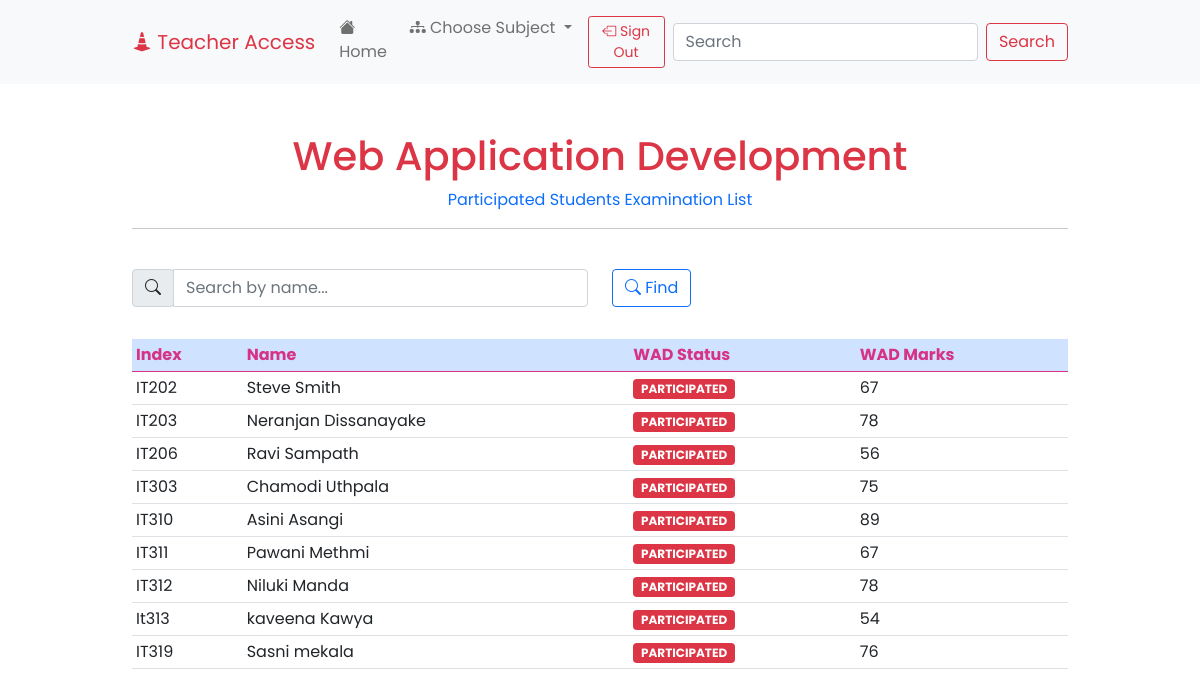
/teacher_list_wad.php (signed in), run on the app's committed database.
### tables this page shows
CREATE TABLE `students` (
  `index` varchar(255) NOT NULL,
  `name` varchar(255) NOT NULL,
  `address` varchar(255) NOT NULL,
  `birthday` varchar(255) NOT NULL,
  `oop` varchar(255) NOT NULL,
  `oopmarks` varchar(255) NOT NULL,
  `wad` varchar(255) NOT NULL,
  `wadmarks` varchar(255) NOT NULL,
  `idcp` varchar(255) NOT NULL,
  `idcpmarks` varchar(255) NOT NULL
);

### teacher_list_wad.php (the view, shortened to what this page needs)
<!doctype html>
<html lang="en">
<head>
    <link href="https://cdn.jsdelivr.net/npm/bootstrap@5.0.2/dist/css/bootstrap.min.css" rel="stylesheet">
    <link rel="stylesheet" href="https://cdn.jsdelivr.net/npm/bootstrap-icons@1.8.1/font/bootstrap-icons.css">
    <link rel="stylesheet" href="styles/main.css">
</head>
<body>
    <nav class="navbar navbar-expand-lg navbar-light bg-light">
        <div class="container-fluid">
            <a class="navbar-brand text-danger" href="teacher_portal_home.php"><i class="bi bi-cone-striped"></i> Teacher Access</a>
            <div class="collapse navbar-collapse" id="navbarSupportedContent">
                <ul class="navbar-nav me-auto mb-2 mb-lg-0">
                    <li class="nav-item">
                        <a class="nav-link" aria-current="page" href="teacher_portal_home.php"><i class="bi bi-house-fill"></i> Home</a>
                    </li>
                    <li class="nav-item dropdown">
                        <a class="nav-link dropdown-toggle" href="#" id="navbarDropdown" role="button" data-bs-toggle="dropdown" aria-expanded="false">
                            <i class="bi bi-diagram-3-fill"></i> Choose Subject
                        </a>
                    </li>
                    <li class="nav-item">
                        <a class="nav-link" aria-current="page" href="database/sign_out_teacher.php"><button type="button" class="btn btn-outline-danger btn-sm"><i class="bi bi-box-arrow-left"></i> Sign Out</button></a>
                    </li>
                </ul>
                <form class="d-flex">
                    <input class="form-control me-2" type="search" placeholder="Search" aria-label="Search" onkeyup="myFunction1()" id="myInput1">
                    <button class="btn btn-outline-danger" type="submit">Search</button>
                </form>
            </div>
        </div>
    </nav>
    <br>
    <br>
    <center>
        <h1 class="log-head text-danger">Web Application Development</h1>
        <h9 class="sub-head text-primary">Participated Students Examination List</h9>
        <br>
        <div class="container-fluid">
            <hr>
        </div>
    </center>
    <br>
    <div class="container-fluid">
        <div class="search">
            <form>
                <div class="row">
                    <div class="col">
                        <div class="input-group">
                            <div class="input-group-prepend">
                                <div class="input-group-text"><i class="bi bi-search"></i></div>
                            </div>
                            <input type="text" class="form-control" onkeyup="myFunction()" id="myInput" placeholder="Search by name...">
                        </div>
                    </div>
                    <div class="col">
                        <button type="button" class="btn btn-outline-primary mb-2"><i class="bi bi-search"></i> Find</button>
                    </div>
                </div>
            </form>
            <br>
        </div>
        <table class="table table-hover table-sm" id="myTable">
            <thead class="table-primary">
                <tr>
                    <th class="tblhead2" scope="col">Index</th>
                    <th class="tblhead2" scope="col">Name</th>
                    <th class="tblhead2" scope="col">WAD Status</th>
                    <th class="tblhead2" scope="col">WAD Marks</th>
                </tr>
            </thead>
            <tbody>
            <?php
                include 'database/db_connect.php';
                $sql = "SELECT `index`, `name`, `oop`, `oopmarks`, `wad`, `wadmarks`, `idcp`, `idcpmarks` from `students` where `wad` = 'Participated'";
                $result = $conn->query($sql);
                if ($result->num_rows > 0) {
                    if (!$conn) {
                        die('Database is not connected!');
                    } else {
                        while ($row = $result->fetch_assoc()) {
                            $wad = $row["wad"];
                            if ($wad == "Participated") {
                                $wadvar = "bg-danger";
                            } else if ($wad== "On-Going") {
                                $wadvar = "bg-success";
                            }
                            echo
                            "<tr><td>" . $row["index"] .
                            "</td><td>" . $row["name"] .
                            "</td><td><span class='badge $wadvar text-uppercase'>" . $row["wad"] .
                            "</span></td><td>" . $row["wadmarks"] .
                            "</td></tr>";
                        }
                    }
                    echo "</tbody>";
                    echo "</table>";
                } else {
                    echo "No records in database";
                }
            ?>
    </div>
</body>
</html>

### styles/main.css (style rules this page uses)
* { font-family: 'Poppins', sans-serif; }
.container-fluid { max-width: 80%; }
.navbar-brand { color: #198754; }
.tblhead2 { color: #d63384; }

### data on the page
students: index "IT202", name "Steve Smith", wad "PARTICIPATED", wadmarks "67"
students: index "IT203", name "Neranjan Dissanayake", wad "PARTICIPATED", wadmarks "78"
students: index "IT206", name "Ravi Sampath", wad "PARTICIPATED", wadmarks "56"
students: index "IT303", name "Chamodi Uthpala", wad "PARTICIPATED", wadmarks "75"
students: index "IT310", name "Asini Asangi", wad "PARTICIPATED", wadmarks "89"
students: index "IT311", name "Pawani Methmi", wad "PARTICIPATED", wadmarks "67"
students: index "IT312", name "Niluki Manda", wad "PARTICIPATED", wadmarks "78"
students: index "It313", name "kaveena Kawya", wad "PARTICIPATED", wadmarks "54"
students: index "IT319", name "Sasni mekala", wad "PARTICIPATED", wadmarks "76"
